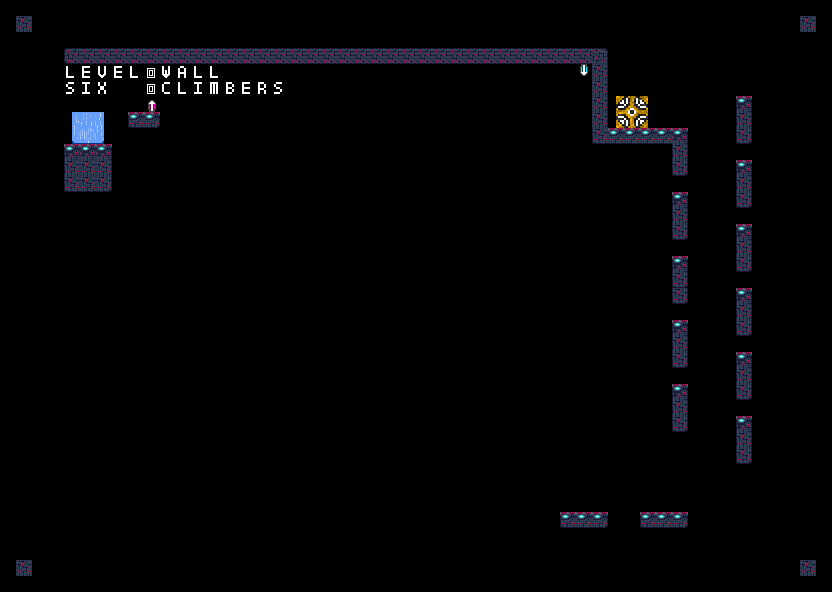

A level layout from a 2D game, rendered from its tile map. Below: a short description, then the map file with tile-grid data replaced by summaries:
An orthogonal 52x37 tile map with 16x16 px tiles, 3 tile layers (Filling, Collision, IO), 11 hidden layers not drawn, 11 tilesets and 2 objects (up, down).

<map version="1.10" tiledversion="1.10.2" orientation="orthogonal" renderorder="right-down" width="52" height="37" tilewidth="16" tileheight="16" infinite="0" nextlayerid="22" nextobjectid="3">
 <tileset firstgid="1" source="../tilesets/01_utilities.tsx" />
 <tileset firstgid="3" source="../tilesets/02_portal.tsx" />
 <tileset firstgid="27" source="../tilesets/03_futuristic_city.tsx" />
 <tileset firstgid="51" source="../tilesets/04_gravity_switch.tsx" />
 <tileset firstgid="67" source="../tilesets/05_gravity_flow.tsx" />
 <tileset firstgid="79" source="../tilesets/06_wall_of_death.tsx" />
 <tileset firstgid="95" source="../tilesets/07_gravity_walls.tsx" />
 <tileset firstgid="143" source="../tilesets/08_gravity_walls_open.tsx" />
 <tileset firstgid="191" source="../tilesets/09_arrow.tsx" />
 <tileset firstgid="195" source="../tilesets/10_alpha.tsx" />
 <tileset firstgid="225" source="../tilesets/11_alpha_key.tsx" />
 <objectgroup id="12" name="gravity_walls" visible="0" locked="1" />
 <objectgroup id="9" name="gravity_switch" locked="1">
  <object id="1" type="up" x="148" y="100" width="8" height="12">
   <properties>
    <property name="height" type="int" value="12" />
    <property name="width" type="int" value="8" />
   </properties>
  </object>
  <object id="2" type="down" x="580" y="64" width="8" height="12">
   <properties>
    <property name="height" type="int" value="12" />
    <property name="width" type="int" value="8" />
   </properties>
  </object>
 </objectgroup>
 <layer id="21" name="Gw_orange_open" width="52" height="37" visible="0" locked="1">
  <data>[1924 cells, 0 non-empty, 0 distinct tile ids]</data>
 </layer>
 <layer id="20" name="Gw_green_open" width="52" height="37" visible="0" locked="1">
  <data>[1924 cells, 0 non-empty, 0 distinct tile ids]</data>
 </layer>
 <layer id="19" name="Gw_rose_open" width="52" height="37" visible="0" locked="1">
  <data>[1924 cells, 0 non-empty, 0 distinct tile ids]</data>
 </layer>
 <layer id="18" name="Gw_blue_open" width="52" height="37" visible="0" locked="1">
  <data>[1924 cells, 0 non-empty, 0 distinct tile ids]</data>
 </layer>
 <layer id="16" name="Gw_orange" width="52" height="37" visible="0" locked="1">
  <data>[1924 cells, 0 non-empty, 0 distinct tile ids]</data>
 </layer>
 <layer id="15" name="Gw_green" width="52" height="37" visible="0" locked="1">
  <data>[1924 cells, 0 non-empty, 0 distinct tile ids]</data>
 </layer>
 <layer id="14" name="Gw_rose" width="52" height="37" visible="0" locked="1">
  <data>[1924 cells, 0 non-empty, 0 distinct tile ids]</data>
 </layer>
 <layer id="13" name="Gw_blue" width="52" height="37" visible="0" locked="1">
  <data>[1924 cells, 0 non-empty, 0 distinct tile ids]</data>
 </layer>
 <layer id="11" name="Decoration" class="visible" width="52" height="37" visible="0" locked="1">
  <data>[1924 cells, 0 non-empty, 0 distinct tile ids]</data>
 </layer>
 <layer id="10" name="Filling" class="visible" width="52" height="37" locked="1">
  <data>[1924 cells, 28 non-empty, 16 distinct tile ids]</data>
 </layer>
 <layer id="8" name="Collision" width="52" height="37" locked="1">
  <data>[1924 cells, 93 non-empty, 15 distinct tile ids]</data>
 </layer>
 <layer id="5" name="Wall_of_death" width="52" height="37" visible="0" locked="1">
  <data>[1924 cells, 176 non-empty, 8 distinct tile ids]</data>
 </layer>
 <layer id="2" name="Border" width="52" height="37" visible="0" locked="1">
  <data>[1924 cells, 170 non-empty, 1 distinct tile ids]</data>
 </layer>
 <layer id="1" name="IO" width="52" height="37" locked="1">
  <data>[1924 cells, 12 non-empty, 12 distinct tile ids]</data>
 </layer>
</map>
